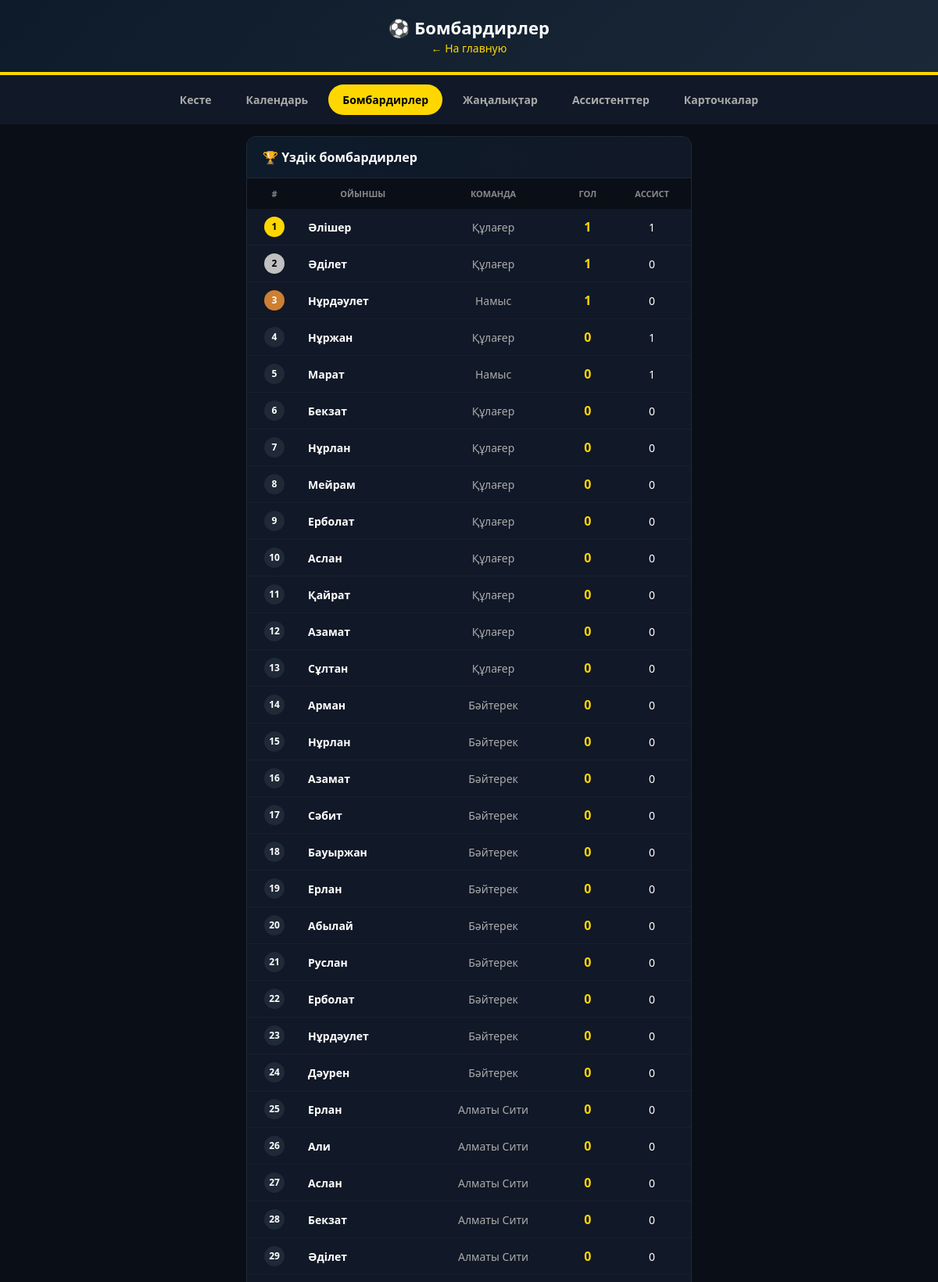
Page /scorers (upper part) on the committed database.
### tables this page shows
CREATE TABLE players (
        id INTEGER PRIMARY KEY, name TEXT, number INTEGER, position TEXT,
        team_id INTEGER, goals INTEGER DEFAULT 0, assists INTEGER DEFAULT 0,
        yellow_cards INTEGER DEFAULT 0, red_cards INTEGER DEFAULT 0,
        FOREIGN KEY (team_id) REFERENCES teams(id)
    );

CREATE TABLE teams (
        id INTEGER PRIMARY KEY, name TEXT, logo TEXT DEFAULT '',
        games INTEGER DEFAULT 0, wins INTEGER DEFAULT 0, draws INTEGER DEFAULT 0,
        losses INTEGER DEFAULT 0, goals_for INTEGER DEFAULT 0, goals_against INTEGER DEFAULT 0,
        points INTEGER DEFAULT 0
    );

### app.py (the view)
@app.route('/scorers')
def scorers():
    db = get_db()
    top_scorers = db.execute('''
        SELECT p.*, t.name as team_name
        FROM players p JOIN teams t ON p.team_id = t.id
        ORDER BY p.goals DESC, p.assists DESC
    ''').fetchall()
    db.close()
    return render_template('scorers.html', scorers=top_scorers)

### app.py (called while the page is built)
def get_db():
    conn = sqlite3.connect('league.db')
    conn.row_factory = sqlite3.Row
    return conn

### templates/scorers.html (shortened to what this page needs)
<!DOCTYPE html>
<html lang="kk">
<head>
</head>
<body>
    <div class="header">
        <h1>⚽ Бомбардирлер</h1>
        <a href="/">← На главную</a>
    </div>
    <div class="nav">
        <a href="/">Кесте</a>
        <a href="/calendar">Календарь</a>
        <a href="/scorers" class="active">Бомбардирлер</a>
        <a href="/news">Жаңалықтар</a>
        <a href="/assists">Ассистенттер</a>
        <a href="/cards">Карточкалар</a>
    </div>
    <div class="container">
        <div class="card">
            <div class="card-header">🏆 Үздік бомбардирлер</div>
            <table>
                <thead>
                    <tr><th>#</th><th>Ойыншы</th><th>Команда</th><th>Гол</th><th>Ассист</th></tr>
                </thead>
                <tbody>
                    {% for player in scorers %}
                    <tr>
                        <td>
                            <span class="rank {% if loop.index == 1 %}gold{% elif loop.index == 2 %}silver{% elif loop.index == 3 %}bronze{% endif %}">
                                {{ loop.index }}
                            </span>
                        </td>
                        <td class="player-name"><a href="/player/{{ player.id }}">{{ player.name }}</a></td>
                        <td style="color:#aaa;">{{ player.team_name }}</td>
                        <td class="goals">{{ player.goals }}</td>
                        <td>{{ player.assists }}</td>
                    </tr>
                    {% endfor %}
                </tbody>
            </table>
        </div>
    </div>
</body>
</html>

### templates/scorers.html (style rules this page uses)
* { margin: 0; padding: 0; box-sizing: border-box; }
body { font-family: 'Segoe UI', Arial; background: #0a0e17; color: #fff; }
.header { background: linear-gradient(135deg, #0d1b2a, #1b2838); padding: 20px; text-align: center; border-bottom: 4px solid #ffd700; }
.header h1 { font-size: 22px; }
.header a { color: #ffd700; text-decoration: none; font-size: 14px; }
.nav { display: flex; justify-content: center; gap: 8px; padding: 12px; background: #111827; flex-wrap: wrap; }
.nav a { color: #aaa; text-decoration: none; padding: 10px 18px; border-radius: 25px; font-size: 14px; font-weight: 600; }
.nav a:hover, .nav a.active { background: #ffd700; color: #000; }
.container { max-width: 600px; margin: 0 auto; padding: 15px; }
.card { background: #111827; border-radius: 12px; border: 1px solid #1f2937; overflow: hidden; }
.card-header { background: linear-gradient(90deg, #0d1b2a, #111827); padding: 15px 20px; font-weight: 700; border-bottom: 1px solid #1f2937; }
table { width: 100%; border-collapse: collapse; }
thead th { background: #0a0e17; color: #888; padding: 12px 8px; font-size: 11px; text-transform: uppercase; }
tbody td { padding: 10px 8px; text-align: center; font-size: 14px; border-bottom: 1px solid #1a1f2e; }
.player-name { text-align: left; font-weight: 600; }
.player-name a { color: #fff; text-decoration: none; }
.goals { font-weight: 800; color: #ffd700; font-size: 16px; }
.rank { display: inline-block; width: 26px; height: 26px; line-height: 26px; border-radius: 50%; font-weight: 700; font-size: 12px; background: #1f2937; }
.rank.gold { background: #ffd700; color: #000; }
.rank.silver { background: #c0c0c0; color: #000; }
.rank.bronze { background: #cd7f32; color: #fff; }

### rows in the picture
players: name "Әлішер", team_name "Құлағер", goals "1", assists "1"
players: name "Әділет", team_name "Құлағер", goals "1", assists "0"
players: name "Нұрдәулет", team_name "Намыс", goals "1", assists "0"
players: name "Нұржан", team_name "Құлағер", goals "0", assists "1"
players: name "Марат", team_name "Намыс", goals "0", assists "1"
players: name "Бекзат", team_name "Құлағер", goals "0", assists "0"
players: name "Нұрлан", team_name "Құлағер", goals "0", assists "0"
players: name "Мейрам", team_name "Құлағер", goals "0", assists "0"
players: name "Ерболат", team_name "Құлағер", goals "0", assists "0"
players: name "Аслан", team_name "Құлағер", goals "0", assists "0"
players: name "Қайрат", team_name "Құлағер", goals "0", assists "0"
players: name "Азамат", team_name "Құлағер", goals "0", assists "0"
players: name "Сұлтан", team_name "Құлағер", goals "0", assists "0"
players: name "Арман", team_name "Бәйтерек", goals "0", assists "0"
players: name "Нұрлан", team_name "Бәйтерек", goals "0", assists "0"
players: name "Азамат", team_name "Бәйтерек", goals "0", assists "0"
players: name "Сәбит", team_name "Бәйтерек", goals "0", assists "0"
players: name "Бауыржан", team_name "Бәйтерек", goals "0", assists "0"
players: name "Ерлан", team_name "Бәйтерек", goals "0", assists "0"
players: name "Абылай", team_name "Бәйтерек", goals "0", assists "0"
players: name "Руслан", team_name "Бәйтерек", goals "0", assists "0"
players: name "Ерболат", team_name "Бәйтерек", goals "0", assists "0"
players: name "Нұрдәулет", team_name "Бәйтерек", goals "0", assists "0"
players: name "Дәурен", team_name "Бәйтерек", goals "0", assists "0"
players: name "Ерлан", team_name "Алматы Сити", goals "0", assists "0"
players: name "Али", team_name "Алматы Сити", goals "0", assists "0"
players: name "Аслан", team_name "Алматы Сити", goals "0", assists "0"
players: name "Бекзат", team_name "Алматы Сити", goals "0", assists "0"
players: name "Әділет", team_name "Алматы Сити", goals "0", assists "0"
